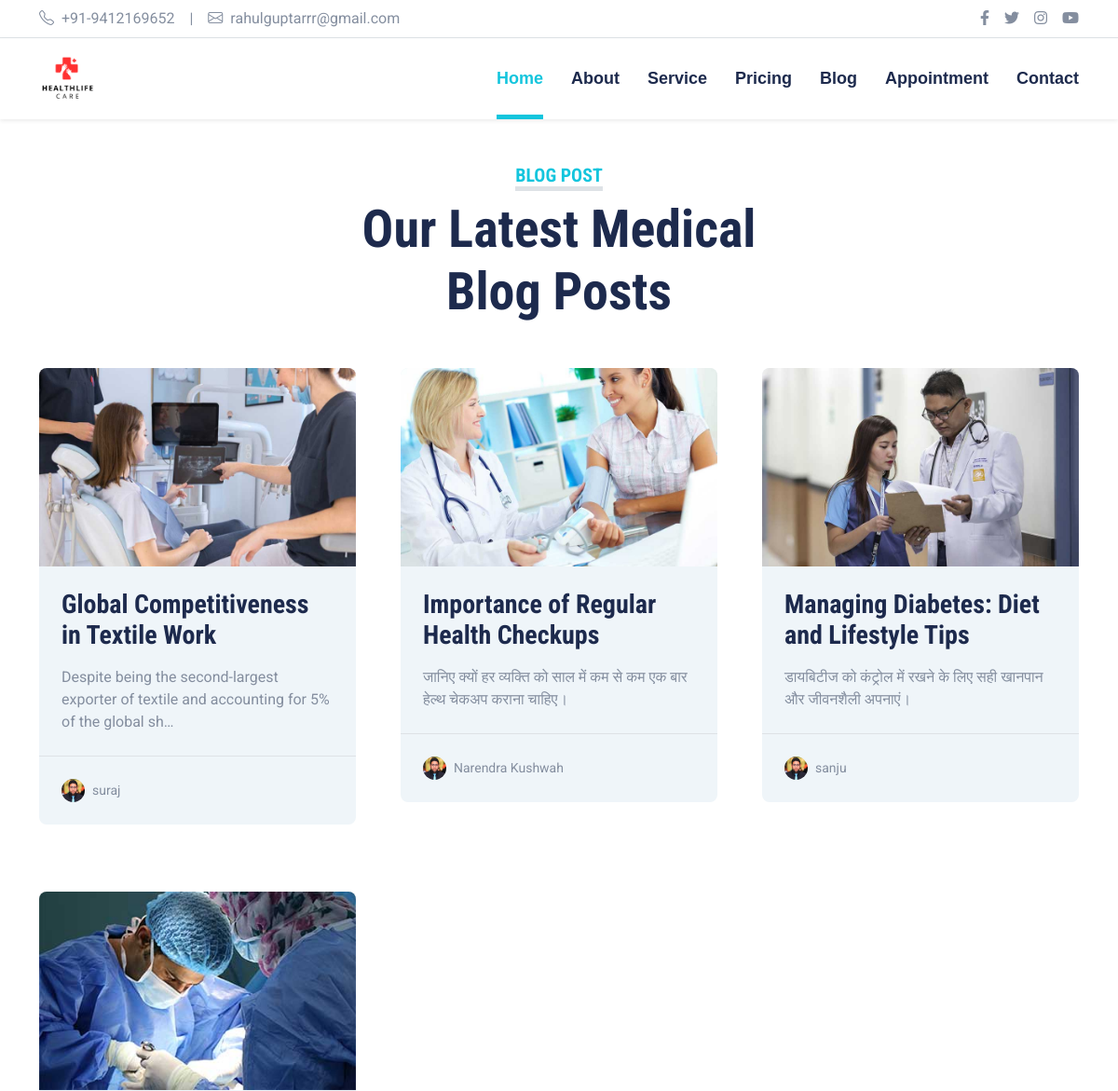
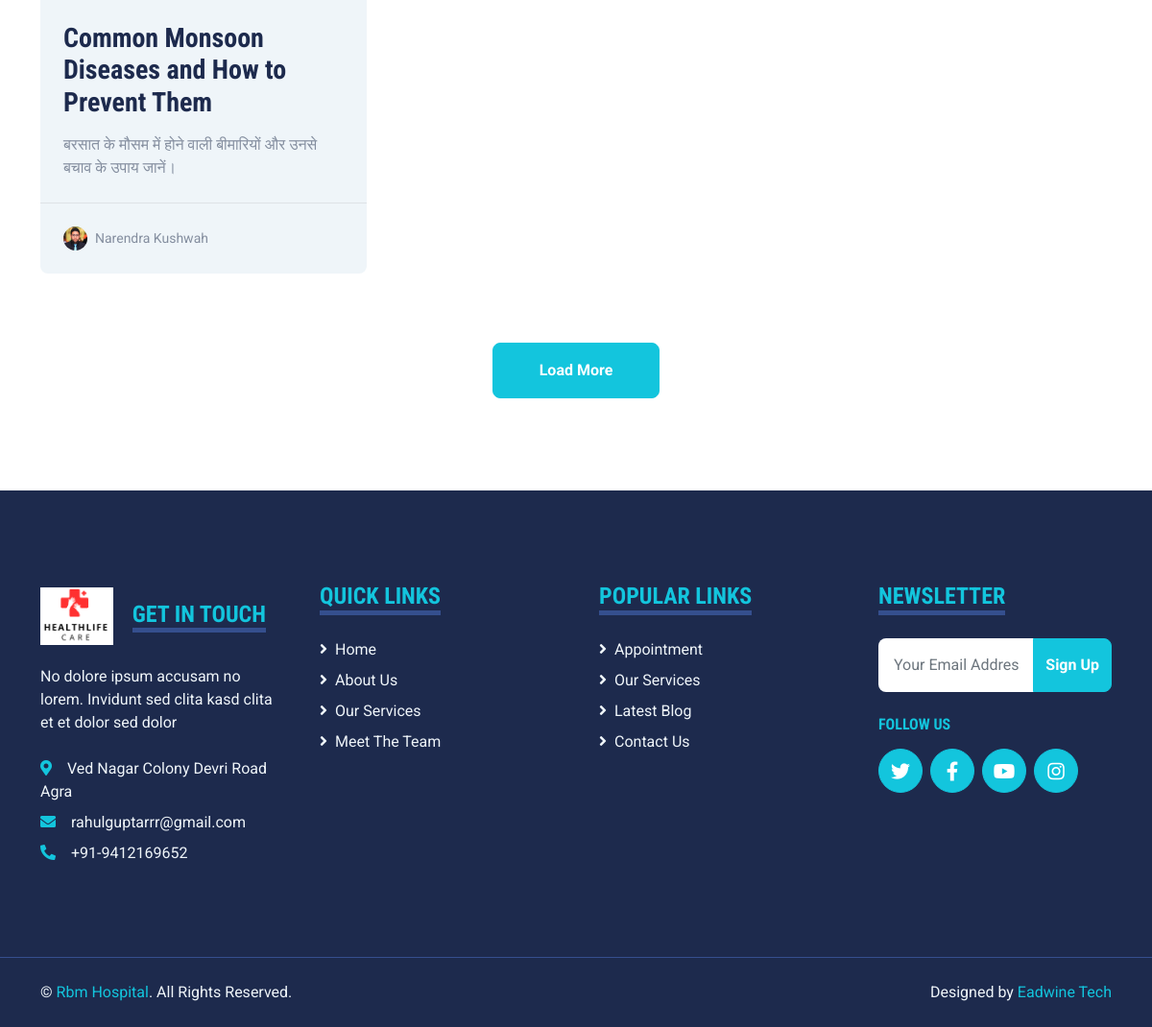
Screenshot of /blog.php with the database file from the repository (2 pictures, top to bottom).
### tables this page shows
CREATE TABLE `tbl_setting` (
  `id` int(10) NOT NULL,
  `email` varchar(255) DEFAULT NULL,
  `phone1` varchar(255) DEFAULT NULL,
  `phone2` varchar(255) DEFAULT NULL,
  `address` text DEFAULT NULL,
  `address1` varchar(255) DEFAULT NULL,
  `link1` varchar(255) DEFAULT NULL,
  `link2` varchar(255) DEFAULT NULL,
  `link3` varchar(255) DEFAULT NULL,
  `link4` varchar(255) DEFAULT NULL,
  `link5` text DEFAULT NULL,
  `link6` text DEFAULT NULL,
  `map` text DEFAULT NULL,
  `description` text DEFAULT NULL,
  `about_since` varchar(255) DEFAULT NULL,
  `about_us_heading` text DEFAULT NULL,
  `about_us_sub_heading` text DEFAULT NULL,
  `about_short` text DEFAULT NULL,
  `image1` varchar(255) DEFAULT NULL,
  `thumb1` varchar(255) DEFAULT NULL,
  `image2` varchar(255) NOT NULL,
  `thumb2` varchar(255) NOT NULL,
  `image3` varchar(255) NOT NULL,
  `thumb3` varchar(255) NOT NULL,
  `image4` varchar(255) NOT NULL,
  `thumb4` varchar(255) NOT NULL,
  `image5` varchar(255) NOT NULL,
  `thumb5` varchar(255) NOT NULL,
  `top_heading` varchar(255) DEFAULT NULL,
  `about_us_narration` varchar(255) NOT NULL,
  `experience` varchar(255) NOT NULL,
  `point1` varchar(255) NOT NULL,
  `point2` varchar(255) DEFAULT NULL,
  `point3` varchar(255) DEFAULT NULL,
  `point4` varchar(255) DEFAULT NULL,
  `point5` varchar(255) NOT NULL,
  `point6` varchar(255) NOT NULL,
  `point7` varchar(255) NOT NULL,
  `point8` varchar(255) NOT NULL,
  `point9` varchar(255) NOT NULL,
  `point10` varchar(255) NOT NULL,
  `point11` varchar(255) NOT NULL,
  `point12` varchar(255) NOT NULL,
  `point13` varchar(255) NOT NULL,
  `point14` varchar(255) NOT NULL,
  `point15` varchar(255) NOT NULL,
  `point16` varchar(255) NOT NULL,
  `value1` varchar(255) NOT NULL,
  `value2` varchar(255) NOT NULL,
  `value3` varchar(255) NOT NULL,
  `value4` varchar(255) NOT NULL,
  `value5` varchar(255) NOT NULL,
  `value6` varchar(255) NOT NULL,
  `value7` varchar(255) NOT NULL,
  `value8` varchar(255) NOT NULL,
  `value9` varchar(255) NOT NULL,
  `value10` varchar(255) NOT NULL,
  `value11` varchar(255) NOT NULL,
  `value12` varchar(255) NOT NULL,
  `value13` varchar(255) NOT NULL,
  `value14` varchar(255) NOT NULL,
  `value15` varchar(255) NOT NULL,
  `value16` varchar(255) NOT NULL,
  `privacy` text DEFAULT NULL,
  `terms` text DEFAULT NULL,
  `returns` text DEFAULT NULL,
  `vission` text NOT NULL,
  `mission` text NOT NULL,
  `career_hospitality` text NOT NULL,
  `internation_intenship` text NOT NULL,
  `alumani` text NOT NULL,
  `life_after_iahm` text NOT NULL,
  `open_timing` varchar(255) NOT NULL,
  `url` varchar(255) NOT NULL
);

CREATE TABLE `tbl_blog` (
  `id` int(10) NOT NULL,
  `heading` varchar(255) DEFAULT NULL,
  `date` date DEFAULT NULL,
  `short_description` varchar(255) DEFAULT NULL,
  `description` text DEFAULT NULL,
  `meta_title` text DEFAULT NULL,
  `meta_keyword` text DEFAULT NULL,
  `meta_description` text DEFAULT NULL,
  `image1` varchar(255) DEFAULT NULL,
  `thumb1` varchar(255) DEFAULT NULL,
  `name` varchar(255) NOT NULL
);

### config.php (called while the page is built, shortened)
<?php
$conn = mysqli_connect("localhost", "root", "","");
$db = "hospital";
mysqli_select_db($conn, $db) or die(mysqli_error($conn));
$tblSetting      = "tbl_setting";
$user_id=1;
$sql=mysqli_query($conn,"select * from $tblSetting where id='$user_id'")or die(mysqli_error($conn));
$row=mysqli_fetch_assoc($sql);

### blog.php (the view, shortened to what this page needs)
<?php include 'config.php'; ?>
<!DOCTYPE html>
<html lang="en">
<?php include 'include/head.php'; ?>
<body>
    <?php include 'include/topbar.php'; ?>
     <?php include 'include/navbar.php'; ?>
    <div class="container-fluid py-5">
        <div class="container">
            <div class="text-center mx-auto mb-5" style="max-width: 500px;">
                <h5 class="d-inline-block text-primary text-uppercase border-bottom border-5">Blog Post</h5>
                <h1 class="display-4">Our Latest Medical Blog Posts</h1>
            </div>
            <div class="row g-5">
             <?php
$sql = mysqli_query($conn, "SELECT * FROM tbl_blog") or die(mysqli_error($conn));
while ($row = mysqli_fetch_assoc($sql)) {
?>
    <div class="col-xl-4 col-lg-6 mb-4">
        <div class="bg-light rounded overflow-hidden">
            <img class="img-fluid w-100" src="admin/uploads/products/<?= htmlspecialchars($row['image1']) ?>" alt="Blog Image">
            <div class="p-4">
                <a class="h3 d-block mb-3" href="detail.php?id=<?= $row['id'] ?>">
                    <?= htmlspecialchars($row['heading']) ?>
                </a>
                <p class="m-0">
                    <?= strip_tags($row['short_description']) ?>
                </p>
            </div>
            <div class="d-flex justify-content-between border-top p-4">
                <div class="d-flex align-items-center">
                    <img class="rounded-circle me-2" src="img/user.jpg" width="25" height="25" alt="User">
                    <small>
                        <?= htmlspecialchars($row['name'] ?? 'Admin') ?>
                    </small>
                </div>
            </div>
        </div>
    </div>
<?php } ?>
                <div class="col-12 text-center">
                    <button class="btn btn-primary py-3 px-5">Load More</button>
                </div>
            </div>
        </div>
    </div>
<?php include 'include/footer.php'; ?>
</body>
</html>

### include/head.php (shortened to what this page needs)
<head>
    <link href="https://cdnjs.cloudflare.com/ajax/libs/font-awesome/5.15.0/css/all.min.css" rel="stylesheet">
    <link href="https://cdn.jsdelivr.net/npm/bootstrap-icons@1.4.1/font/bootstrap-icons.css" rel="stylesheet">
    <link href="lib/owlcarousel/assets/owl.carousel.min.css" rel="stylesheet">
    <link href="lib/tempusdominus/css/tempusdominus-bootstrap-4.min.css" rel="stylesheet" />
    <link href="css/bootstrap.min.css" rel="stylesheet">
    <link href="css/style.css" rel="stylesheet">
</head>

### include/topbar.php
  <?php include 'config.php';
?>
  <div class="container-fluid py-2 border-bottom d-none d-lg-block">
       <div class="container">
           <div class="row">
               <div class="col-md-6 text-center text-lg-start mb-2 mb-lg-0">
                   <div class="d-inline-flex align-items-center">
                       <a class="text-decoration-none text-body pe-3" href=""><i class="bi bi-telephone me-2"></i><?= $row['phone1'] ?></a>
                       <span class="text-body">|</span>
                       <a class="text-decoration-none text-body px-3" href=""><i class="bi bi-envelope me-2"></i><?= $row['email'] ?></a>
                   </div>
               </div>
               <div class="col-md-6 text-center text-lg-end">
                   <div class="d-inline-flex align-items-center">
                       <a class="text-body px-2" href="<?= $row['link1'] ?>">
                           <i class="fab fa-facebook-f"></i>
                       </a>
                       <a class="text-body px-2" href="<?= $row['link2'] ?>">
                           <i class="fab fa-twitter"></i>
                       </a>
                       <a class="text-body px-2" href="<?= $row['link3'] ?>">
                           <i class="fab fa-instagram"></i>
                       </a>
                       <a class="text-body ps-2" href="<?= $row['link4'] ?>">
                           <i class="fab fa-youtube"></i>
                       </a>
                   </div>
               </div>
           </div>
       </div>
   </div>

### include/navbar.php (shortened to what this page needs)
<div class="container-fluid sticky-top bg-white shadow-sm">
    <div class="container">
        <nav class="navbar navbar-expand-lg bg-white navbar-light py-3 py-lg-0">
            <a href="index.php" class="navbar-brand">
                <img src="admin/uploads/products/<?= $row['image1'] ?>" alt="RBM Logo" style="height: 50px;">
            </a>
            <div class="collapse navbar-collapse" id="navbarCollapse">
                <div class="navbar-nav ms-auto py-0">
                    <a href="home" class="nav-item nav-link active">Home</a>
                    <a href="about-me" class="nav-item nav-link">About</a>
                    <a href="our-offerings" class="nav-item nav-link">Service</a>
                    <a href="plan" class="nav-item nav-link">Pricing</a>
                    <a href="blog" class="nav-item nav-link">Blog</a>
                    <a href="meeting" class="nav-item nav-link">Appointment</a>
                    <a href="get-in-touch" class="nav-item nav-link">Contact</a>
                </div>
            </div>
        </nav>
    </div>
</div>

### include/footer.php (shortened to what this page needs)
<?php include 'config.php'; ?>
<div class="container-fluid bg-dark text-light mt-5 py-5">
    <div class="container py-5">
        <div class="row g-5">
            <div class="col-lg-3 col-md-6">
                <a href="index.php" class="navbar-brand mb-3 d-inline-block">
                    <img src="admin/uploads/products/<?= $row['image1'] ?>" alt="RBM Logo" style="height: 60px;">
                </a>
                <h4 class="d-inline-block text-primary text-uppercase border-bottom border-5 border-secondary mb-4">
                    Get In Touch
                </h4>
                <p class="mb-4">
                    No dolore ipsum accusam no lorem. Invidunt sed clita kasd clita et et dolor sed dolor
                </p>
                <p class="mb-2">
                    <i class="fa fa-map-marker-alt text-primary me-3"></i><?= $row['address'] ?>
                </p>
                <p class="mb-2">
                    <i class="fa fa-envelope text-primary me-3"></i><?= $row['email'] ?>
                </p>
                <p class="mb-0">
                    <i class="fa fa-phone-alt text-primary me-3"></i><?= $row['phone1'] ?>
                </p>
            </div>
            <div class="col-lg-3 col-md-6">
                <h4 class="d-inline-block text-primary text-uppercase border-bottom border-5 border-secondary mb-4">
                    Quick Links
                </h4>
                <div class="d-flex flex-column justify-content-start">
                    <a class="text-light mb-2" href="index.php"><i class="fa fa-angle-right me-2"></i>Home</a>
                    <a class="text-light mb-2" href="about.php"><i class="fa fa-angle-right me-2"></i>About Us</a>
                    <a class="text-light mb-2" href="service.php"><i class="fa fa-angle-right me-2"></i>Our Services</a>
                    <a class="text-light mb-2" href="appointment.php"><i class="fa fa-angle-right me-2"></i>Meet The Team</a>
                </div>
            </div>
            <div class="col-lg-3 col-md-6">
                <h4 class="d-inline-block text-primary text-uppercase border-bottom border-5 border-secondary mb-4">
                    Popular Links
                </h4>
                <div class="d-flex flex-column justify-content-start">
                    <a class="text-light mb-2" href="appointment.php"><i class="fa fa-angle-right me-2"></i>Appointment</a>
                    <a class="text-light mb-2" href="service.php"><i class="fa fa-angle-right me-2"></i>Our Services</a>
                    <a class="text-light mb-2" href="blog.php"><i class="fa fa-angle-right me-2"></i>Latest Blog</a>
                    <a class="text-light" href="contact.php"><i class="fa fa-angle-right me-2"></i>Contact Us</a>
                </div>
            </div>
            <div class="col-lg-3 col-md-6">
                <h4 class="d-inline-block text-primary text-uppercase border-bottom border-5 border-secondary mb-4">
                    Newsletter
                </h4>
                <form action="">
                    <div class="input-group">
                        <input type="text" class="form-control p-3 border-0" placeholder="Your Email Address">
                        <button class="btn btn-primary">Sign Up</button>
                    </div>
                </form>
                <h6 class="text-primary text-uppercase mt-4 mb-3">Follow Us</h6>
                <div class="d-flex">
                    <a class="btn btn-lg btn-primary btn-lg-square rounded-circle me-2" href="<?= $row['link2'] ?>">
                        <i class="fab fa-twitter"></i>
                    </a>
                    <a class="btn btn-lg btn-primary btn-lg-square rounded-circle me-2" href="<?= $row['link1'] ?>">
                        <i class="fab fa-facebook-f"></i>
                    </a>
                    <a class="btn btn-lg btn-primary btn-lg-square rounded-circle me-2" href="<?= $row['link4'] ?>">
                        <i class="fab fa-youtube"></i>
                    </a>
                    <a class="btn btn-lg btn-primary btn-lg-square rounded-circle" href="<?= $row['link3'] ?>">
                        <i class="fab fa-instagram"></i>
                    </a>
                </div>
            </div>
        </div>
    </div>
</div>
<div class="container-fluid bg-dark text-light border-top border-secondary py-4">
    <div class="container">
        <div class="row g-5">
            <div class="col-md-6 text-center text-md-start">
                <p class="mb-md-0">
                    &copy; <a class="text-primary" href="#">Rbm Hospital</a>. All Rights Reserved.
                </p>
            </div>
            <div class="col-md-6 text-center text-md-end">
                <p class="mb-0">
                    Designed by <a class="text-primary" href="#">Eadwine Tech</a>
                </p>
            </div>
        </div>
    </div>
</div>

### css/style.css (style rules this page uses)
:root { --primary: #13C5DD; --secondary: #354F8E; --light: #EFF5F9; --dark: #1D2A4D; }
.btn { font-weight: 700; transition: .5s; }
.btn-primary { color: #FFFFFF; }
.btn-lg-square { width: 46px; height: 46px; }
.btn-square, .btn-sm-square, .btn-lg-square { padding-left: 0; padding-right: 0; text-align: center; }
.navbar-light .navbar-nav .nav-link { font-family: 'Jost', sans-serif; position: relative; margin-left: 30px; padding: 30px 0; font-size: 18px; font-weight: 700; color: var(--dark); outline: none; transition: .5s; }
.navbar-light .navbar-nav .nav-link:hover, .navbar-light .navbar-nav .nav-link.active { color: var(--primary); }
@media (min-width: 992px) { .navbar-light .navbar-nav .nav-link::before { position: absolute; content: ""; width: 0; height: 5px; bottom: 0; left: 50%; background: var(--primary); transition: .5s; } }
@media (min-width: 992px) { .navbar-light .navbar-nav .nav-link:hover::before, .navbar-light .navbar-nav .nav-link.active::before { width: 100%; left: 0; } }

### rows the page displays
tbl_setting: phone1 "+91-9412169652", email "rahulguptarrr@gmail.com", image1 (picture), address "Ved Nagar Colony Devri Road Agra"
tbl_blog: image1 (picture), heading "Global Competitiveness in Textile Work", short_description "Despite being the second-largest exporter of textile and accounting for 5% of the global sh…", name "suraj"
tbl_blog: image1 (picture), heading "Importance of Regular Health Checkups", short_description "जानिए क्यों हर व्यक्ति को साल में कम से कम एक बार हेल्थ चेकअप कराना चाहिए।", name "Narendra Kushwah"
tbl_blog: image1 (picture), heading "Managing Diabetes: Diet and Lifestyle Tips", short_description "डायबिटीज को कंट्रोल में रखने के लिए सही खानपान और जीवनशैली अपनाएं।", name "sanju"
tbl_blog: image1 (picture), heading "Common Monsoon Diseases and How to Prevent Them", short_description "बरसात के मौसम में होने वाली बीमारियों और उनसे बचाव के उपाय जानें।", name "Narendra Kushwah"
